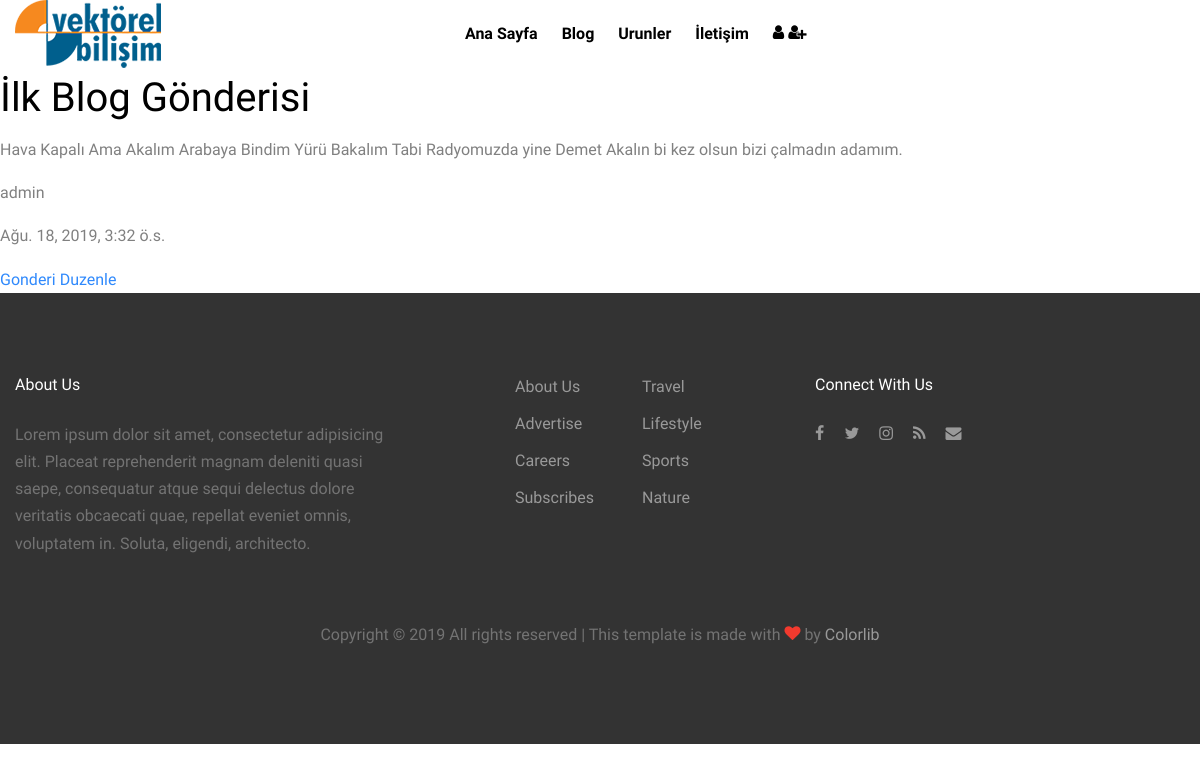
The page /blog/detay/1 on the database its author committed.
### Blog/models.py (models this page shows, shortened)
class Gonderi(models.Model):
   yazar = models.ForeignKey('auth.User',on_delete=models.CASCADE)
   baslik = models.CharField(max_length=200)
   metin = models.TextField()
   olusturma_zaman = models.DateTimeField(default=timezone.now)
   yayim_zamani = models.DateTimeField(blank=True,null=True)

### Blog/views.py (the view)
# urls.py: path('detay/<int:pk>',views.detay,name='gonderi_detay'),
def detay(request,pk):
    gonderi =  Gonderi.objects.get(pk=pk)
    return render(request,'Blog/detay.html',{'gonderi':gonderi})

### templates/Blog/detay.html (shortened to what this page needs)
{% extends "base.html" %}
{% block content %}
<h1>{{gonderi.baslik}}</h1>
<p>{{gonderi.metin}}</p>
<p>{{gonderi.yazar}}</p>
<p>{{gonderi.olusturma_zaman}}</p>
<a href="{% url 'gonderi_duzenle' pk=gonderi.pk %}">Gonderi Duzenle</a>
{% endblock content %}

### static/css/style.css (style rules this page uses)
body { line-height: 1.7; color: gray; font-weight: 300; font-size: 1rem; background: #fff; font-family: "Muli", -apple-system, BlinkMacSystemFont, "Segoe UI", Roboto, "Helvetica Neue", Arial, sans-serif, "Apple Color Emoji", "Segoe UI Emoji", "Segoe UI Symbol", "Noto Color Emoji"; }
a { -webkit-transition: .3s all ease; -o-transition: .3s all ease; transition: .3s all ease; color: #2f89fc; }
h1, h2, h3, h4, h5, .h1, .h2, .h3, .h4, .h5 { font-family: "Muli", -apple-system, BlinkMacSystemFont, "Segoe UI", Roboto, "Helvetica Neue", Arial, sans-serif, "Apple Color Emoji", "Segoe UI Emoji", "Segoe UI Symbol", "Noto Color Emoji"; line-height: 1.5; color: #000; }

### rows shown on the page
Gonderi: baslik "İlk Blog Gönderisi", metin "Hava Kapalı Ama Akalım Arabaya Bindim Yürü Bakalım Tabi Radyomuzda yine Demet Akalın bi kez olsun bizi çalmadın adamım.", yazar "admin", olusturma_zaman "Ağu. 18, 2019, 3:32 ö.s."
